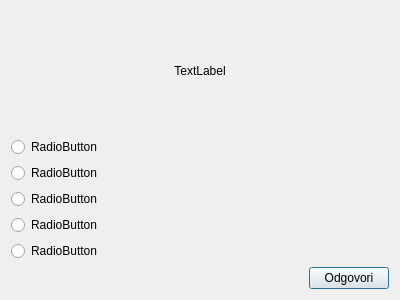
<?xml version="1.0" encoding="UTF-8"?>
<ui version="4.0">
 <class>radio</class>
 <widget class="QDialog" name="radio">
  <property name="geometry">
   <rect>
    <x>0</x>
    <y>0</y>
    <width>400</width>
    <height>300</height>
   </rect>
  </property>
  <property name="windowTitle">
   <string>Dialog</string>
  </property>
  <layout class="QVBoxLayout" name="verticalLayout_2">
   <item>
    <widget class="QLabel" name="label">
     <property name="text">
      <string>TextLabel</string>
     </property>
     <property name="alignment">
      <set>Qt::AlignCenter</set>
     </property>
    </widget>
   </item>
   <item>
    <layout class="QHBoxLayout" name="horizontalLayout_2">
     <item>
      <layout class="QVBoxLayout" name="verticalLayout">
       <item>
        <widget class="QRadioButton" name="ans1">
         <property name="text">
          <string>RadioButton</string>
         </property>
        </widget>
       </item>
       <item>
        <widget class="QRadioButton" name="ans2">
         <property name="text">
          <string>RadioButton</string>
         </property>
        </widget>
       </item>
       <item>
        <widget class="QRadioButton" name="ans3">
         <property name="text">
          <string>RadioButton</string>
         </property>
        </widget>
       </item>
       <item>
        <widget class="QRadioButton" name="ans4">
         <property name="text">
          <string>RadioButton</string>
         </property>
        </widget>
       </item>
       <item>
        <widget class="QRadioButton" name="ans5">
         <property name="text">
          <string>RadioButton</string>
         </property>
        </widget>
       </item>
      </layout>
     </item>
     <item>
      <spacer name="horizontalSpacer_2">
       <property name="orientation">
        <enum>Qt::Horizontal</enum>
       </property>
       <property name="sizeHint" stdset="0">
        <size>
         <width>40</width>
         <height>20</height>
        </size>
       </property>
      </spacer>
     </item>
    </layout>
   </item>
   <item>
    <layout class="QHBoxLayout" name="horizontalLayout">
     <item>
      <spacer name="horizontalSpacer">
       <property name="orientation">
        <enum>Qt::Horizontal</enum>
       </property>
       <property name="sizeHint" stdset="0">
        <size>
         <width>40</width>
         <height>20</height>
        </size>
       </property>
      </spacer>
     </item>
     <item>
      <widget class="QPushButton" name="pushButton">
       <property name="text">
        <string>Odgovori</string>
       </property>
      </widget>
     </item>
    </layout>
   </item>
  </layout>
 </widget>
 <resources/>
 <connections/>
</ui>
